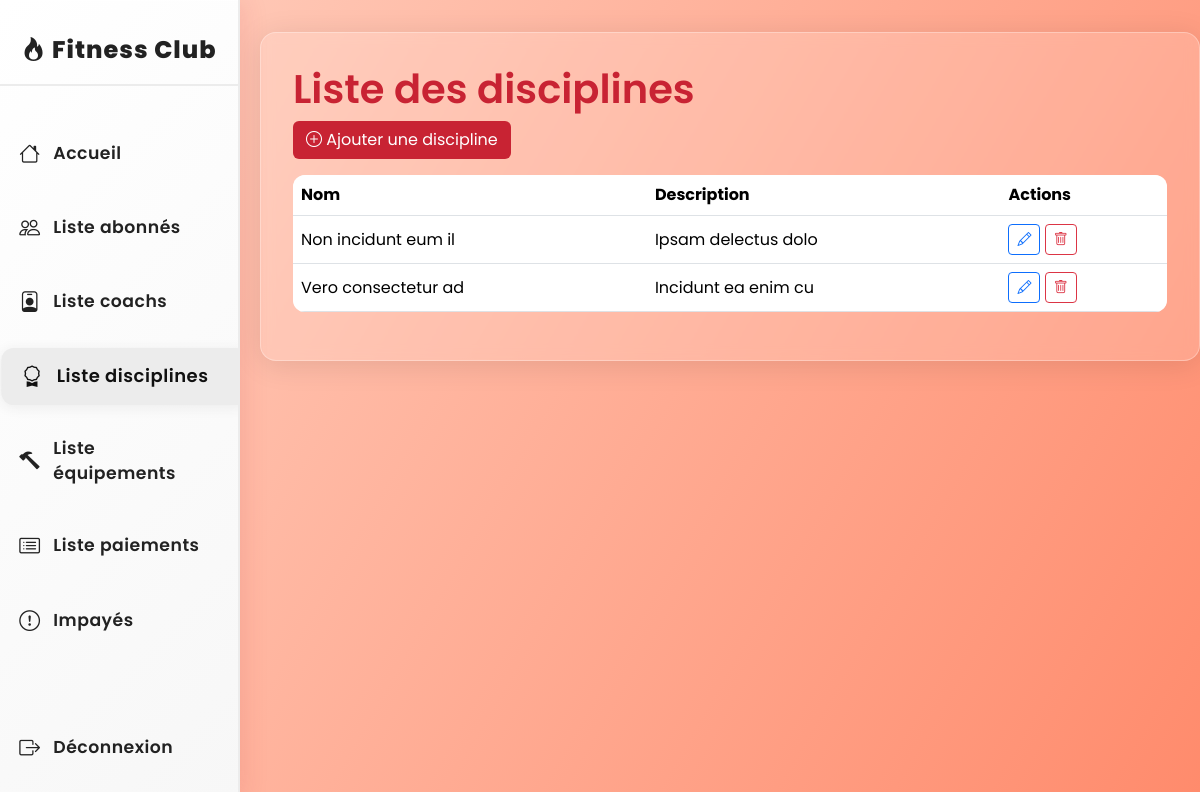
The page /liste_disciplines.php (signed in) on the database its author committed.
### tables this page shows
CREATE TABLE `disciplines` (
  `id` int(11) NOT NULL,
  `nom` varchar(100) NOT NULL,
  `description` text DEFAULT NULL
);

### models.php (called while the page is built, shortened)
<?php
require_once 'db.php';
function getDisciplines()
{
    global $pdo;
    $stmt = $pdo->query("SELECT * FROM disciplines");
    return $stmt->fetchAll();
}

### liste_disciplines.php (the view, shortened to what this page needs)
<?php
require_once 'models.php';
$disciplines = getDisciplines();
include 'header.php';
?>
<div class="container glass">
    <h1>Liste des disciplines</h1>
    <a href="discipline_form.php" class="btn btn-red mb-3"><i class="bi bi-plus-circle"></i> Ajouter une discipline</a>
    <table class="table table-hover align-middle">
        <thead>
            <tr>
                <th>Nom</th>
                <th>Description</th>
                <th>Actions</th>
            </tr>
        </thead>
        <tbody>
            <?php foreach ($disciplines as $discipline): ?>
                <tr>
                    <td><?php echo htmlspecialchars($discipline['nom']); ?></td>
                    <td><?php echo htmlspecialchars($discipline['description']); ?></td>
                    <td>
                        <a href="discipline_form.php?id=<?php echo $discipline['id']; ?>" class="btn btn-sm btn-outline-primary" title="Modifier"><i class="bi bi-pencil"></i></a>
                        <a href="supprimer_discipline.php?id=<?php echo $discipline['id']; ?>" class="btn btn-sm btn-outline-danger" title="Supprimer" onclick="return confirm('Supprimer cette discipline ?');"><i class="bi bi-trash"></i></a>
                    </td>
                </tr>
            <?php endforeach; ?>
        </tbody>
    </table>
</div>
<?php include 'footer.php'; ?>

### header.php (style rules this page uses)
body { font-family: 'Poppins', sans-serif; background: linear-gradient(120deg, #ffd1c1 0%, #ff8a6b 100%); min-height: 100vh; }
.glass { background: rgba(255, 255, 255, 0.15); border-radius: 16px; box-shadow: 0 4px 30px rgba(0, 0, 0, 0.1); backdrop-filter: blur(7px); -webkit-backdrop-filter: blur(7px); border: 1px solid rgba(255, 255, 255, 0.3); padding: 2rem; margin-top: 2rem; }
h1, .table thead { color: #c82333; font-weight: 600; }
.table { background: rgba(255, 255, 255, 0.7); border-radius: 12px; overflow: hidden; }
.btn-red { background: #c82333; color: #fff; }

### rows shown on the page
disciplines: nom "Non incidunt eum il", description "Ipsam delectus dolo"
disciplines: nom "Vero consectetur ad", description "Incidunt ea enim cu"
